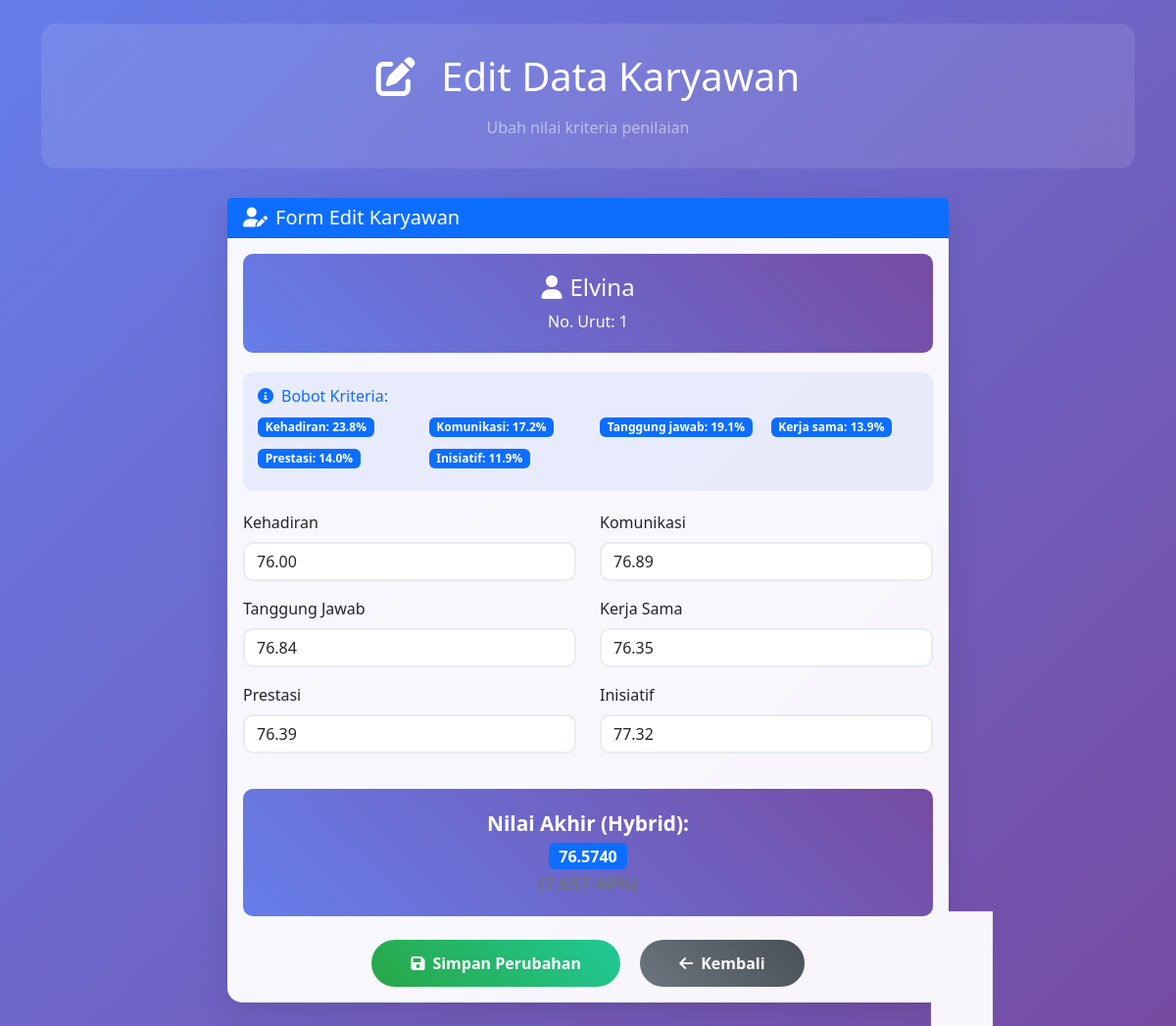
Page /edit_karyawan.php?id=1 on the committed database.
### tables this page shows
CREATE TABLE `karyawan` (
  `id` int NOT NULL,
  `no_urut` int NOT NULL,
  `nama` varchar(100) NOT NULL,
  `kehadiran` decimal(5,2) NOT NULL DEFAULT '0.00',
  `komunikasi` decimal(5,2) NOT NULL DEFAULT '0.00',
  `tanggung_jawab` decimal(5,2) NOT NULL DEFAULT '0.00',
  `kerja_sama` decimal(5,2) NOT NULL DEFAULT '0.00',
  `prestasi` decimal(5,2) NOT NULL DEFAULT '0.00',
  `inisiatif` decimal(5,2) NOT NULL DEFAULT '0.00',
  `nilai_akhir` decimal(5,2) NOT NULL DEFAULT '0.00',
  `created_at` timestamp NULL DEFAULT CURRENT_TIMESTAMP,
  `updated_at` timestamp NULL DEFAULT CURRENT_TIMESTAMP ON UPDATE CURRENT_TIMESTAMP
);

### edit_karyawan.php (the view, shortened to what this page needs)
<?php
require_once 'database_config.php';
$kriteria_list = ['kehadiran', 'komunikasi', 'tanggung_jawab', 'kerja_sama', 'prestasi', 'inisiatif'];
$id = $_GET['id'] ?? null;
$stmt = $pdo->prepare('SELECT * FROM karyawan WHERE id = ?');
$stmt->execute([$id]);
$karyawan = $stmt->fetch(PDO::FETCH_ASSOC);
$bobot_kriteria = [];
try {
    $stmt = $pdo->query('SELECT * FROM bobot_ahp');
    while ($row = $stmt->fetch()) {
        $bobot_kriteria[$row['nama_kriteria']] = $row['bobot'];
    }
} catch (Exception $e) {
    $bobot_kriteria = [];
}
$bobot_display = [];
foreach ($bobot_kriteria as $nama_kriteria => $bobot) {
    $bobot_display[$nama_kriteria] = $bobot * 100;
}
?>
<!DOCTYPE html>
<html lang="id">
<head>
    <link href="https://cdn.jsdelivr.net/npm/bootstrap@5.3.0/dist/css/bootstrap.min.css" rel="stylesheet">
    <link href="https://cdnjs.cloudflare.com/ajax/libs/font-awesome/6.0.0/css/all.min.css" rel="stylesheet">
</head>
<body>
    <div class="container py-4">
        <div class="header-section text-center">
            <h1 class="text-white mb-3">
                <i class="fas fa-edit me-3"></i>
                Edit Data Karyawan
            </h1>
            <p class="text-white-50 mb-0">Ubah nilai kriteria penilaian</p>
        </div>
        <div class="row justify-content-center">
            <div class="col-md-8">
                <div class="card">
                    <div class="card-header bg-primary text-white">
                        <h5 class="mb-0"><i class="fas fa-user-edit me-2"></i>Form Edit Karyawan</h5>
                    </div>
                    <div class="card-body">
                        <div class="karyawan-info">
                            <h4><i class="fas fa-user me-2"></i><?= htmlspecialchars($karyawan['nama']) ?></h4>
                            <p class="mb-0">No. Urut: <?= $karyawan['no_urut'] ?></p>
                        </div>
                        <div class="bobot-info">
                            <h6 class="text-primary mb-2"><i class="fas fa-info-circle me-2"></i>Bobot Kriteria:</h6>
                            <div class="row">
                                <?php foreach ($bobot_display as $kriteria => $bobot): ?>
                                <div class="col-md-3 mb-2">
                                    <span class="badge bg-primary">
                                        <?= ucfirst(str_replace('_', ' ', $kriteria)) ?>: <?= number_format($bobot, 1) ?>%
                                    </span>
                                </div>
                                <?php endforeach; ?>
                            </div>
                        </div>
                        <form method="POST" id="editKaryawanForm">
                            <div class="row">
                                <div class="col-md-6 mb-3">
                                    <label class="form-label">Kehadiran</label>
                                    <input type="number" step="0.01" class="form-control kriteria-input"
                                           name="kehadiran" value="<?= $karyawan['kehadiran'] ?>" required>
                                </div>
                                <div class="col-md-6 mb-3">
                                    <label class="form-label">Komunikasi</label>
                                    <input type="number" step="0.01" class="form-control kriteria-input"
                                           name="komunikasi" value="<?= $karyawan['komunikasi'] ?>" required>
                                </div>
                            </div>
                            <div class="row">
                                <div class="col-md-6 mb-3">
                                    <label class="form-label">Tanggung Jawab</label>
                                    <input type="number" step="0.01" class="form-control kriteria-input"
                                           name="tanggung_jawab" value="<?= $karyawan['tanggung_jawab'] ?>" required>
                                </div>
                                <div class="col-md-6 mb-3">
                                    <label class="form-label">Kerja Sama</label>
                                    <input type="number" step="0.01" class="form-control kriteria-input"
                                           name="kerja_sama" value="<?= $karyawan['kerja_sama'] ?>" required>
                                </div>
                            </div>
                            <div class="row">
                                <div class="col-md-6 mb-3">
                                    <label class="form-label">Prestasi</label>
                                    <input type="number" step="0.01" class="form-control kriteria-input"
                                           name="prestasi" value="<?= $karyawan['prestasi'] ?>" required>
                                </div>
                                <div class="col-md-6 mb-3">
                                    <label class="form-label">Inisiatif</label>
                                    <input type="number" step="0.01" class="form-control kriteria-input"
                                           name="inisiatif" value="<?= $karyawan['inisiatif'] ?>" required>
                                </div>
                            </div>
                            <div class="nilai-preview">
                                <div>Nilai Akhir (Hybrid):</div>
                                <?php
                                $total_hybrid = 0;
                                foreach ($kriteria_list as $kr) {
                                    $nilai = isset($karyawan[$kr]) ? floatval($karyawan[$kr]) : 0;
                                    $bobot = isset($bobot_kriteria[$kr]) ? floatval($bobot_kriteria[$kr]) : 0;
                                    $total_hybrid += $bobot * $nilai;
                                }
                                ?>
                                <div><span class="badge bg-primary fs-6"><?= number_format($total_hybrid, 4) ?></span></div>
                                <div class="text-secondary small">(<?= number_format($total_hybrid * 100, 2) ?>%)</div>
                            </div>
                            <div class="text-center mt-4">
                                <button type="submit" name="update" class="btn btn-save text-white me-3">
                                    <i class="fas fa-save me-2"></i>Simpan Perubahan
                                </button>
                                <a href="tabel_database_hybrid.php" class="btn btn-back text-white">
                                    <i class="fas fa-arrow-left me-2"></i>Kembali
                                </a>
                            </div>
                        </form>
                    </div>
                </div>
            </div>
        </div>
    </div>
</body>
</html>

### edit_karyawan.php (style rules this page uses)
body { background: linear-gradient(135deg, #667eea 0%, #764ba2 100%); min-height: 100vh; font-family: 'Segoe UI', Tahoma, Geneva, Verdana, sans-serif; }
.card { border: none; border-radius: 15px; box-shadow: 0 10px 30px rgba(0,0,0,0.1); backdrop-filter: blur(10px); background: rgba(255,255,255,0.95); }
.form-control { border-radius: 10px; border: 2px solid #e9ecef; transition: all 0.3s ease; }
.btn-save { background: linear-gradient(45deg, #28a745, #20c997); border: none; border-radius: 25px; padding: 12px 40px; font-weight: 600; transition: all 0.3s ease; }
.btn-back { background: linear-gradient(45deg, #6c757d, #495057); border: none; border-radius: 25px; padding: 12px 40px; font-weight: 600; transition: all 0.3s ease; }
.header-section { background: rgba(255,255,255,0.1); backdrop-filter: blur(10px); border-radius: 15px; padding: 30px; margin-bottom: 30px; }
.nilai-preview { background: linear-gradient(45deg, #667eea, #764ba2); color: white; border-radius: 10px; padding: 20px; text-align: center; font-weight: 600; font-size: 1.3em; margin-top: 20px; }
.bobot-info { background: rgba(102, 126, 234, 0.1); border-radius: 10px; padding: 15px; margin-bottom: 20px; }
.karyawan-info { background: linear-gradient(45deg, #667eea, #764ba2); color: white; border-radius: 10px; padding: 20px; text-align: center; margin-bottom: 20px; }

### rows in the picture
karyawan: nama "Elvina", no_urut "1", kehadiran "76.00", komunikasi "76.89", tanggung_jawab "76.84", kerja_sama "76.35", prestasi "76.39", inisiatif "77.32"

### other values in the picture
str_replace('_', ' ', $kriteria) "Kehadiran"
$bobot "23.8"
str_replace('_', ' ', $kriteria) "Komunikasi"
$bobot "17.2"
str_replace('_', ' ', $kriteria) "Tanggung jawab"
$bobot "19.1"
str_replace('_', ' ', $kriteria) "Kerja sama"
$bobot "13.9"
str_replace('_', ' ', $kriteria) "Prestasi"
$bobot "14.0"
str_replace('_', ' ', $kriteria) "Inisiatif"
$bobot "11.9"
$total_hybrid "76.5740"
